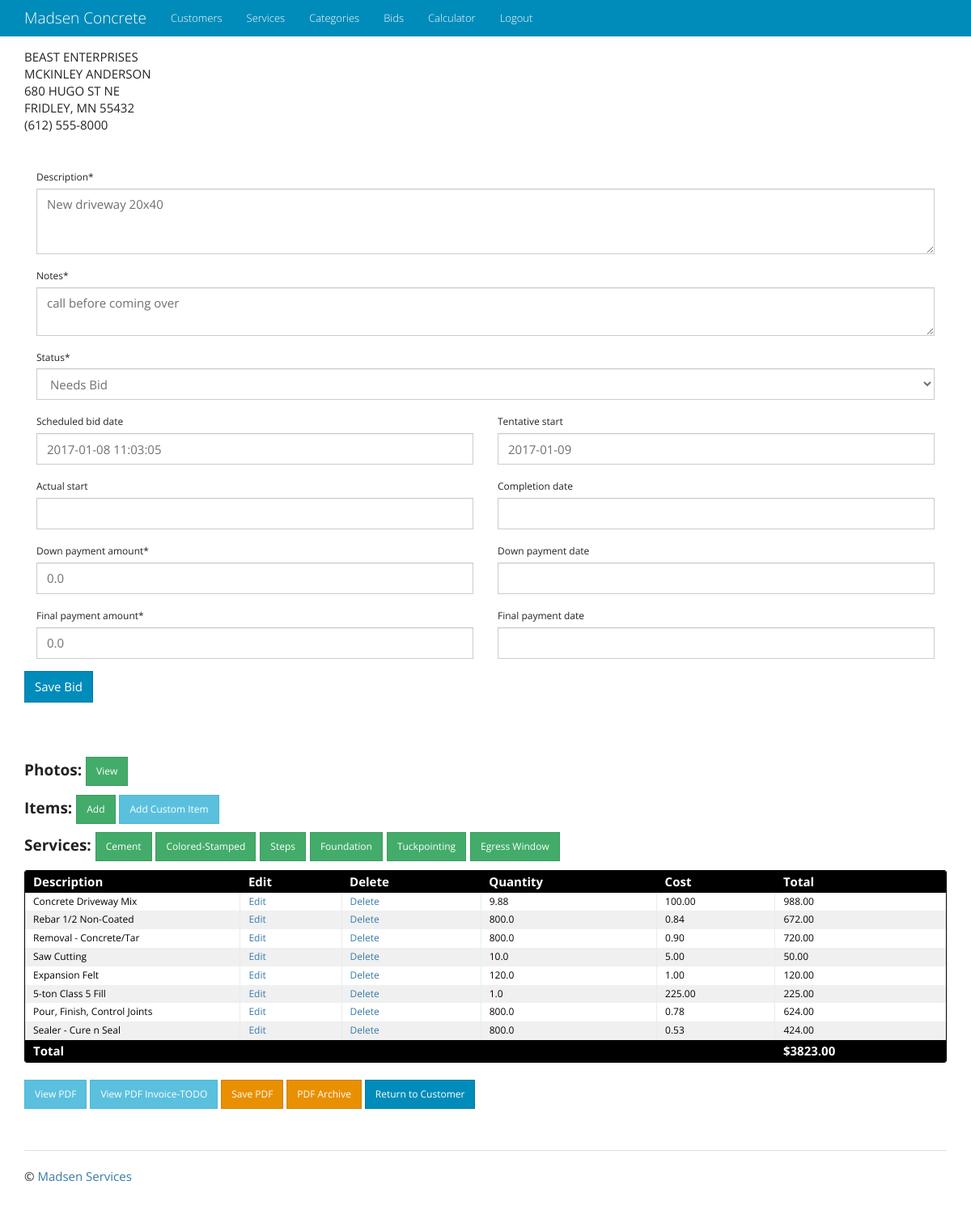
Page /bid/3/update/ on the earlier database version.
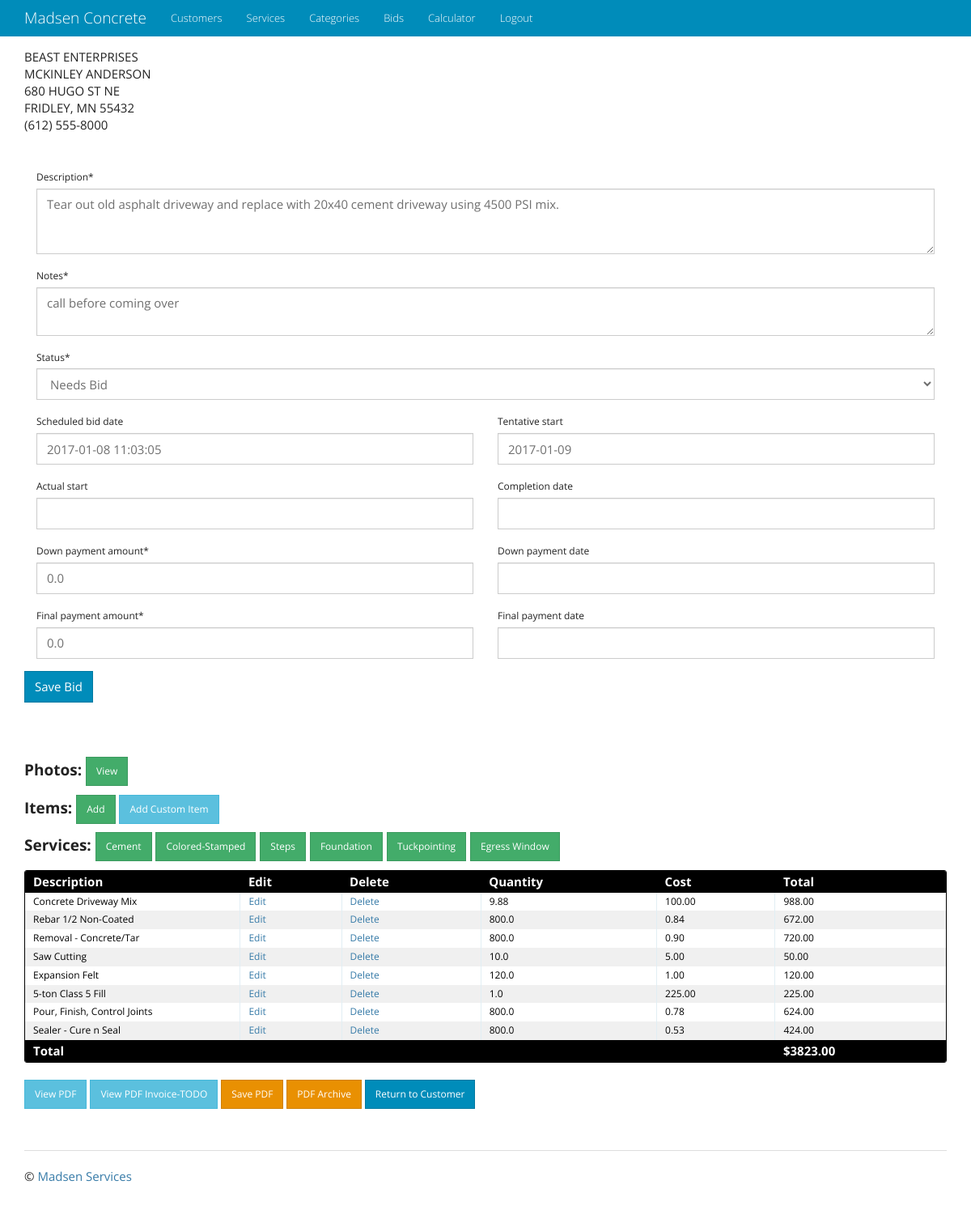
Same page on the later database version.
### bid/models.py (models this page shows, shortened)
class Bid(models.Model):
    description = models.CharField(max_length=2000)
    notes = models.CharField(max_length=2000, blank=True)
    timestamp = models.DateTimeField(auto_now_add=True)
    customer = models.ForeignKey('customer.Customer', on_delete=models.CASCADE)
    address = models.ForeignKey('address.Address')
    scheduled_bid_date = models.DateTimeField(null=True, blank=True)
    tentative_start = models.DateField(null=True, blank=True)
    actual_start = models.DateField(null=True, blank=True)
    completion_date = models.DateField(null=True, blank=True)
    down_payment_amount = models.FloatField(default=0)
    down_payment_date = models.DateField(null=True, blank=True)
    final_payment_amount = models.FloatField(default=0)
    final_payment_date = models.DateField(null=True, blank=True)
    status = models.CharField(max_length=2000, choices=BID_STATUS, default='Needs Bid')
    class Meta:
        verbose_name_plural = 'Bids'

### customer/models.py (models this page shows, shortened)
class Customer(models.Model):
    first_name = models.CharField(max_length=64, help_text="Enter the customer's first name")
    last_name = models.CharField(max_length=64, blank=True, help_text="Enter the customer's last name")
    company_name = models.CharField(max_length=128, blank=True, help_text="Enter the company name")
    email = models.EmailField(help_text="Enter the customer email address", blank=True)
    telephone = models.CharField(max_length=10, blank=True, help_text="Enter the customer telephone number")
    created_date = models.DateTimeField(auto_now_add=True)
    class Meta:
        verbose_name_plural = 'Customers'

### address/models.py (models this page shows, shortened)
class Address(models.Model):
    street = models.CharField(max_length=128, blank=True, help_text="Enter the street address")
    city = models.CharField(max_length=50, blank=True, help_text="Enter the city")
    state = models.CharField(max_length=2, blank=True, help_text="Enter the 2 digit state abbreviation")
    zip = models.CharField(max_length=5, blank=True, help_text="Enter the 5 digit zipcode")
    customer = models.ForeignKey('customer.Customer', on_delete=models.CASCADE)
    class Meta:
        verbose_name_plural = 'Addresses'

### bid/views.py (the view)
# urls.py: url(r'^(?P<pk>\d+)/update/$', BidUpdate.as_view(), name='bid_update'),
class BidUpdate(SuccessMessageMixin, UpdateView):
    template_name = 'bid/bid_update_form.html'
    model = Bid
    form_class = BidForm
    success_message = "Successfully Updated Bid"
    def get_context_data(self, **kwargs):
        context = super(BidUpdate, self).get_context_data(**kwargs)
        bid_item_obj = BidItem.objects.filter(bid=self.kwargs['pk'])
        context['bid_items'] = bid_item_obj
        context['total_cost'] = bid_item_obj.aggregate(Sum('total'))['total__sum']
        context['pdfs'] = PDFImage.objects.all().filter(bid=self.kwargs['pk'])
        return context

### customer/templatetags/format_telephone.py (called while the page is built)
@register.filter
def format_telephone(value):
    if len(value) == 10:
        value = "({}) {}-{}".format(value[:3], value[3:6], value[6:])
    return value

### templates/bid/bid_update_form.html (shortened to what this page needs)
{% extends "base.html" %}
{% load crispy_forms_tags %}
{% load format_telephone %}
{% load static %}
{% block content %}
{% if bid.customer.company_name %}{{ bid.customer.company_name }}<br>{% endif %}
{{ bid.customer.first_name }} {{ bid.customer.last_name }}<br>
{{ bid.address.street }}<br>
{{ bid.address.city }}, {{ bid.address.state }} {{ bid.address.zip }}<br>
{{ bid.customer.telephone|format_telephone }}<br><br><br>
<form action="" method="POST">
    {% crispy form %}
</form>
<br>
<br>
<div class="entries">
  <h4><strong>Photos:</strong>
    <a href="{% url 'photo_app:photo_list' bid_id=bid.id %}" class="btn btn-sm btn-success">View</a>
  </h4>
  <h4><strong>Items:</strong>
    <a href="{% url 'bid_item_app:bid_item_create' bid=bid.id %}" class="btn btn-sm btn-success">Add</a>
    <a href="{% url 'bid_item_app:bid_item_custom_create' bid=bid.id %}" class="btn btn-sm btn-info">Add Custom Item</a></h4>
  <h4><strong>Services:</strong>
    <a href="{% url 'service_group_app:driveway_create' bid=bid.id %}" class="btn btn-sm btn-success">Cement</a>
    <a href="" class="btn btn-sm btn-success">Colored-Stamped</a>
    <a href="" class="btn btn-sm btn-success">Steps</a>
    <a href="" class="btn btn-sm btn-success">Foundation</a>
    <a href="" class="btn btn-sm btn-success">Tuckpointing</a>
    <a href="" class="btn btn-sm btn-success">Egress Window</a>
  </h4>
    <div class="datagrid">
    <table>
      <thead>
        <tr>
          <th width="50px"><strong>Description</strong></th>
          <th width="50px"><strong>Edit</strong></th>
          <th width="50px"><strong>Delete</strong></th>
          <th width="75px"><strong>Quantity</strong></th>
          <th width="30px"><strong>Cost</strong></th>
          <th width="30px"><strong>Total</strong></th>
        </tr>
      </thead>
      {% for item in bid_items %}
          <tr style="{% cycle 'background: white' 'background: #F0F0F0' %}">
              <td>{{ item.description }}</td>
              <td><a href="{% url 'bid_item_app:bid_item_update' pk=item.id %}">Edit</a></td>
              <td><a href="{% url 'bid_item_app:bid_item_delete' pk=item.id %}">Delete</a></td>
              <td>{% if item.quantity %}{{ item.quantity }}{% endif %}</td>
              <td>{% if item.cost %}{{ item.cost|floatformat:2 }}{% endif %}</td>
              <td>{{ item.total|floatformat:2 }}</td>
          </tr>
      {% endfor %}
      <thead>
        <tr>
          <th width="75px"><strong>Total</strong></th>
          <th width="30px"><strong></strong></th>
          <th width="30px"><strong></strong></th>
          <th width="30px"><strong></strong></th>
          <th width="30px"><strong></strong></th>
          <th width="30px"><strong>${{ total_cost|floatformat:2 }}</strong></th>
        </tr>
      </thead>
    </table>
    </div>
</div>
<br>
    <a href="{% url 'pdf_app:pdf_view' bid_id=bid.id %}" target="_blank" class="btn btn-sm btn-info"
       role="button">View PDF</a>
    <a href="" target="_blank" class="btn btn-sm btn-info"
       role="button">View PDF Invoice-TODO</a>
    <a href="{% url 'pdf_app:pdf_save' bid_id=bid.id %}" class="btn btn-sm btn-warning"
       role="button">Save PDF</a>
    <a href="{% url 'pdf_app:pdf_list' pk=bid.id %}" class="btn btn-sm btn-warning"
       role="button">PDF Archive</a>
    <a href="{% url 'customer_app:customer_detail' pk=bid.customer.id %}" class="btn btn-sm btn-primary"
       role="button">Return to Customer</a>
{% endblock content %}

Differences in the rows shown:
changed Bid "call before coming over": description "New driveway 20x40" → "Tear out old asphalt driveway and replace with 20x40 cement driveway using 4500 PSI mix."
